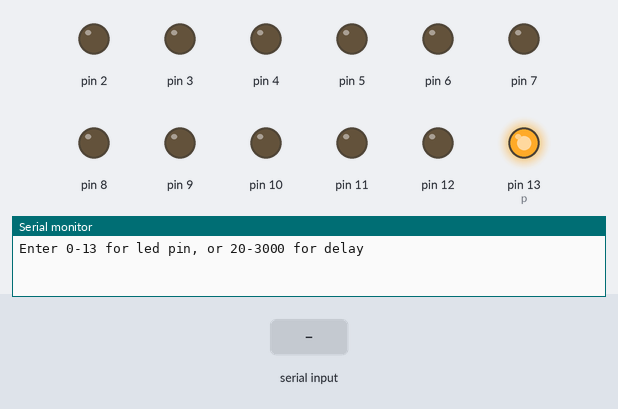
Recording of a sketch running on a simulated Arduino Uno, built with avr-gcc and run on an emulated ATmega328P. Parts: output pins drawn as LEDs (lit = HIGH), the last lines printed to the serial monitor. The test bench sets the inputs (shaded band).

Above: at 0.1 s.
At 1.2 s:
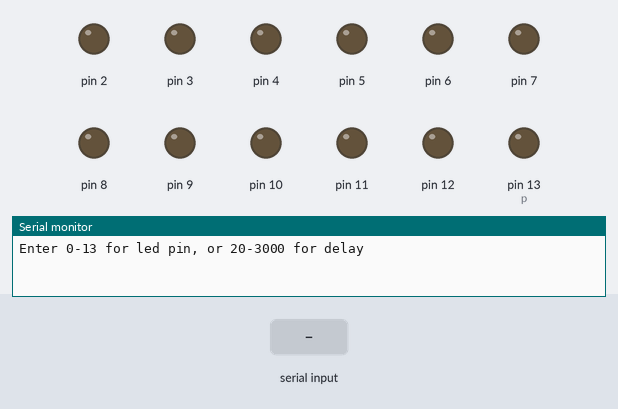
1.3 s: "5\n" received over Serial
At 2.8 s:
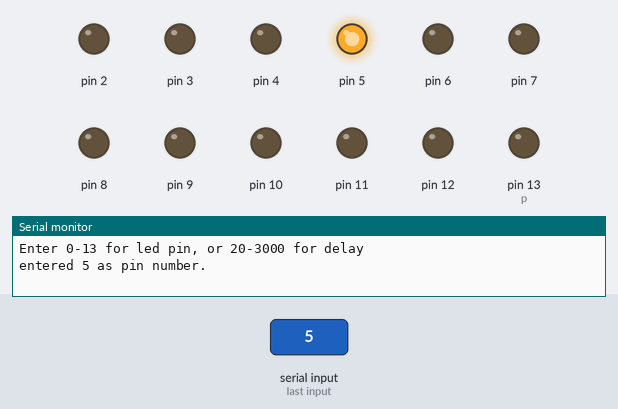
4.3 s: "90,45\n" received over Serial
Timing chart, 0 to 13.3 s (numbered marks = the images above; inputs shaded):
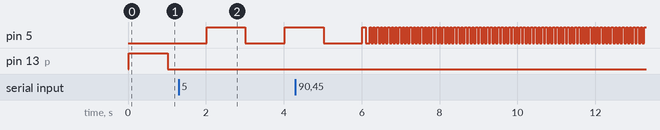

The sketch:

Blink_serial_in.ino
```cpp
void setup() {

  for (int i=0;i<14;++i){
    pinMode(i, OUTPUT);digitalWrite(i, LOW);
  }

  Serial.begin(115200);
  Serial.setTimeout(5);
   for (int i = 0; i < 10; i++)
   {
     while (Serial.available() > 0)
     {
       char k = Serial.read();
       delay(1);
     }
     delay(1);
   }
   Serial.println("Enter 0-13 for led pin, or 20-3000 for delay");
}

int d = 1000;
int p = 13;

void loop() {

  int A = Serial.parseInt();
  if (A>=20) {
    if (A<=300) {
      d = A;
      Serial.print("entered ");
      Serial.print(d);
      Serial.println(" as delay.");
    }
  } else if (A>0){
    if (A<14){
      p = A;
      Serial.print("entered ");
      Serial.print(p);
      Serial.println(" as pin number.");
    }
  }
  digitalWrite(p, HIGH);
  delay(d);
  digitalWrite(p, LOW);
  delay(d);


}
```

Measured:
- after the input at 1.3 s, pin 5: LOW → HIGH after 0.72 s, → LOW 1.0 s later, → HIGH 1.0 s later; pin 13 (p): stays LOW (without the input it goes to HIGH after 0.72 s)
